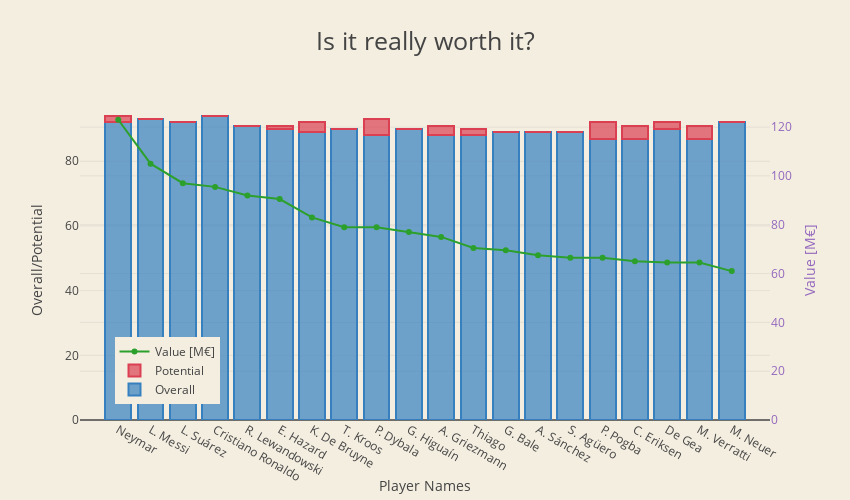

Notebook code cell kept with this figure:
### Code cell
trace1 = go.Bar(
    x = players_value["Name"].tolist(),
    y = players_value["Overall"].tolist(),
    name='Overall',
    marker=dict(
        color='rgba(55, 128, 191, 0.7)',
        line=dict(
            color='rgba(55, 128, 191, 1.0)',
            width=2,
        )
    )
)

trace2 = go.Bar(
    x = players_value["Name"].tolist(),
    y = players_value["PotentialPoints"].tolist(),
    name='Potential',
    marker=dict(
        color='rgba(219, 64, 82, 0.7)',
        line=dict(
            color='rgba(219, 64, 82, 1.0)',
            width=2,
        )
    )
)

trace3 = go.Scatter(
    x = players_value["Name"].tolist(),
    y = (players_value["ValueNum"] / 1000000).tolist(),
    name='Value [M€]',
    mode = 'lines+markers',
    yaxis='y2'
)

data = [trace1, trace2,trace3]

layout = go.Layout(
    barmode='stack',
    title = 'Is it really worth it?',
    titlefont=dict(size=25),
    width=850,
    height=500,
    paper_bgcolor='rgb(244, 238, 225)',
    plot_bgcolor='rgb(244, 238, 225)',
    yaxis = dict(
        title= 'Overall/Potential',
        anchor = 'x',
        rangemode='tozero'
    ),
    xaxis = dict(title= 'Player Names'),
    yaxis2=dict(
        title='Value [M€]',
        titlefont=dict(
            color='rgb(148, 103, 189)'
        ),
        tickfont=dict(
            color='rgb(148, 103, 189)'
        ),
        overlaying='y',
        side='right',
        anchor = 'x',
        rangemode = 'tozero',
        dtick = 20
    ),
    legend=dict(x=0.05, y=0.05)
)

fig = go.Figure(data=data, layout=layout)
py.iplot(fig)

### Figure 1 — Plotly figure (JSON) as saved in the notebook; plotly's stock layout.template omitted (floating-point values rounded to 4 significant figures)
{"data": [{"marker": {"color": "rgba(55, 128, 191, 0.7)", "line": {"color": "rgba(55, 128, 191, 1.0)", "width": 2}}, "name": "Overall", "type": "bar", "uid": "1ec09684-9227-4303-ac8c-6ac4f5e933ef", "x": ["Neymar", "L. Messi", "L. Suárez", "Cristiano Ronaldo", "R. Lewandowski", "E. Hazard", "K. De Bruyne", "T. Kroos", "P. Dybala", "G. Higuaín", "A. Griezmann", "Thiago", "G. Bale", "A. Sánchez", "S. Agüero", "P. Pogba", "C. Eriksen", "De Gea", "M. Verratti", "M. Neuer"], "y": [92, 93, 92, 94, 91, 90, 89, 90, 88, 90, 88, 88, 89, 89, 89, 87, 87, 90, 87, 92]}, {"marker": {"color": "rgba(219, 64, 82, 0.7)", "line": {"color": "rgba(219, 64, 82, 1.0)", "width": 2}}, "name": "Potential", "type": "bar", "uid": "02dcda5e-48fa-4694-b6d0-994e7d4d79e7", "x": ["Neymar", "L. Messi", "L. Suárez", "Cristiano Ronaldo", "R. Lewandowski", "E. Hazard", "K. De Bruyne", "T. Kroos", "P. Dybala", "G. Higuaín", "A. Griezmann", "Thiago", "G. Bale", "A. Sánchez", "S. Agüero", "P. Pogba", "C. Eriksen", "De Gea", "M. Verratti", "M. Neuer"], "y": [2, 0, 0, 0, 0, 1, 3, 0, 5, 0, 3, 2, 0, 0, 0, 5, 4, 2, 4, 0]}, {"mode": "lines+markers", "name": "Value [M€]", "type": "scatter", "uid": "8306c172-b162-495d-b824-a06aeb7123a7", "x": ["Neymar", "L. Messi", "L. Suárez", "Cristiano Ronaldo", "R. Lewandowski", "E. Hazard", "K. De Bruyne", "T. Kroos", "P. Dybala", "G. Higuaín", "A. Griezmann", "Thiago", "G. Bale", "A. Sánchez", "S. Agüero", "P. Pogba", "C. Eriksen", "De Gea", "M. Verratti", "M. Neuer"], "y": [123, 105, 97, 95.5, 92, 90.5, 83, 79, 79, 77, 75, 70.5, 69.5, 67.5, 66.5, 66.5, 65, 64.5, 64.5, 61], "yaxis": "y2"}], "layout": {"barmode": "stack", "height": 500, "legend": {"x": 0.05, "y": 0.05}, "paper_bgcolor": "rgb(244, 238, 225)", "plot_bgcolor": "rgb(244, 238, 225)", "title": {"font": {"size": 25}, "text": "Is it really worth it?"}, "width": 850, "xaxis": {"title": {"text": "Player Names"}}, "yaxis": {"anchor": "x", "rangemode": "tozero", "title": {"text": "Overall/Potential"}}, "yaxis2": {"anchor": "x", "dtick": 20, "overlaying": "y", "rangemode": "tozero", "side": "right", "tickfont": {"color": "rgb(148, 103, 189)"}, "title": {"font": {"color": "rgb(148, 103, 189)"}, "text": "Value [M€]"}}}}
